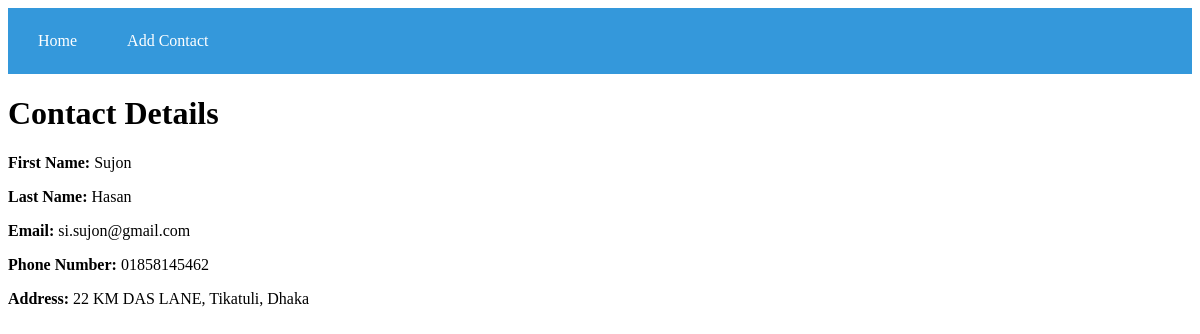
The page /app/contact_detail/5 on the database its author committed.
### app/models.py (models this page shows, shortened)
class Contact_Book(models.Model):
    first_name = models.CharField(max_length=50)
    last_name = models.CharField(max_length=50)
    email = models.EmailField(unique=True)
    phone_number = models.CharField(max_length=15, unique=True)
    address = models.TextField()

### app/views.py (the view)
# urls.py: path('contact_detail/<int:pk>', views.contact_detail, name = 'contact_detail'),
def contact_detail(request, pk):
    try:
        contact = Contact_Book.objects.get(pk=pk)
        return render(request, 'contact_detail.html', {'contact': contact})
    except Contact_Book.DoesNotExist:
            return HttpResponse('Contact does not exist')

### app/templates/contact_detail.html
{% extends 'base.html' %}
{% block content %}
    <h1>Contact Details</h1>
    <p><strong>First Name:</strong> {{ contact.first_name }}</p>
    <p><strong>Last Name:</strong> {{ contact.last_name }}</p>
    <p><strong>Email:</strong> {{ contact.email }}</p>
    <p><strong>Phone Number:</strong> {{ contact.phone_number }}</p>
    <p><strong>Address:</strong> {{ contact.address }}</p>
{% endblock %}

### rows shown on the page
Contact_Book: first_name "Sujon", last_name "Hasan", email "si.sujon@gmail.com", phone_number "01858145462", address "22 KM DAS LANE, Tikatuli, Dhaka"
